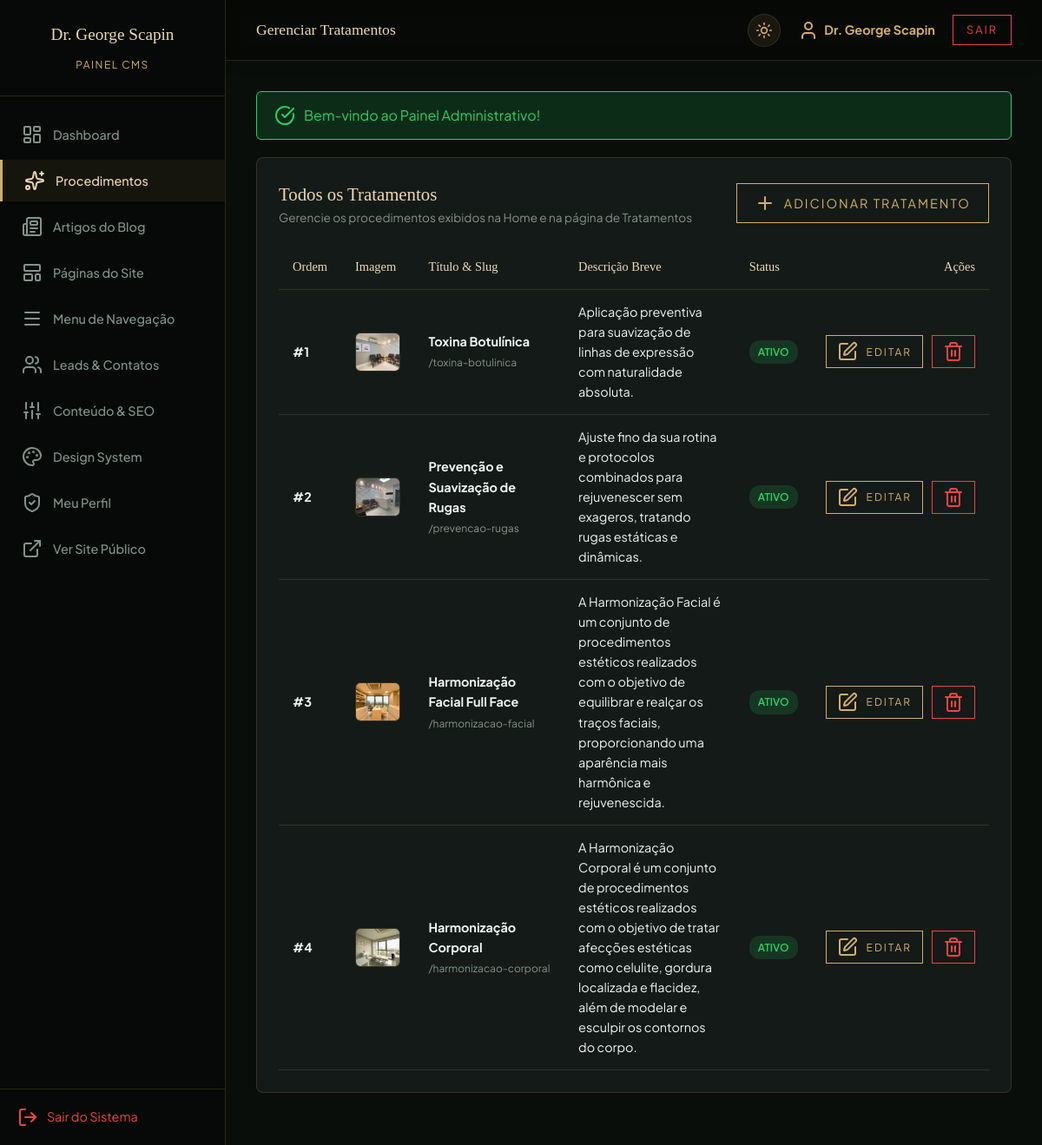
Screenshot of /admin/procedures (signed in) with the database file from the repository.
### tables this page shows
CREATE TABLE `procedures` (
  `id` int NOT NULL AUTO_INCREMENT,
  `title` varchar(255) NOT NULL,
  `slug` varchar(255) NOT NULL,
  `short_description` text NOT NULL,
  `full_description` text,
  `image_url` varchar(255) DEFAULT NULL,
  `icon_name` varchar(50) DEFAULT 'sparkles',
  `sort_order` int DEFAULT '0',
  `is_active` tinyint(1) DEFAULT '1',
  `created_at` datetime DEFAULT CURRENT_TIMESTAMP,
  `updated_at` datetime DEFAULT CURRENT_TIMESTAMP ON UPDATE CURRENT_TIMESTAMP,
  PRIMARY KEY (`id`),
  UNIQUE KEY `slug` (`slug`)
);

### app/Presentation/Controllers/AdminController.php (called while the page is built, shortened)
<?php
class AdminController
{
    private PDOProcedureRepository $procedureRepo;
    public function __construct()
    {
        $this->procedureRepo = new PDOProcedureRepository();
    }
    public function procedures(): void
    {
        $page = max(1, (int)($_GET['page'] ?? 1));
        $perPage = 5;
        $pagination = $this->procedureRepo->getPaginated($page, $perPage, false);
        $procedures = $pagination['data'];
        require admin_view_path('procedures');
    }
}

### app/helpers.php (called while the page is built, shortened)
<?php
if (!function_exists('asset')) {
    function asset(string $path): string {
        $path = ltrim($path, '/');
        return '/' . $path;
    }
}
if (!function_exists('url')) {
    function url(string $path = ''): string {
        $path = ltrim($path, '/');
        return '/' . $path;
    }
}

### config/database.php (called while the page is built)
<?php
return [
    'driver' => getenv('DB_CONNECTION') ?: 'mysql',
    'host' => getenv('DB_HOST') ?: '127.0.0.1',
    'port' => (int)(getenv('DB_PORT') ?: 3306),
    'database' => getenv('DB_DATABASE') ?: 'clinica_george',
    'username' => getenv('DB_USERNAME') ?: 'root',
    'password' => getenv('DB_PASSWORD') ?: '',
    'charset' => 'utf8mb4'
];

### app/Infrastructure/Database/Connection.php (called while the page is built, shortened)
<?php
class Connection
{
    private static ?PDO $instance = null;
    public static function getInstance(): PDO
    {
        if (self::$instance === null) {
            $config = require __DIR__ . '/../../../config/database.php';
            try {
                $driver = $config['driver'] ?? 'mysql';
                if ($driver === 'sqlite') {
                    $dbPath = $config['database'];
                    self::$instance = new PDO("sqlite:" . $dbPath, null, null, [
                        PDO::ATTR_ERRMODE => PDO::ERRMODE_EXCEPTION,
                        PDO::ATTR_DEFAULT_FETCH_MODE => PDO::FETCH_ASSOC,
                        PDO::ATTR_EMULATE_PREPARES => false
                    ]);
                    self::$instance->exec('PRAGMA foreign_keys = ON;');
                } else {
                    $dsn = "mysql:host={$config['host']};port={$config['port']};dbname={$config['database']};charset={$config['charset']}";
                    self::$instance = new PDO($dsn, $config['username'], $config['password'], [
                        PDO::ATTR_ERRMODE => PDO::ERRMODE_EXCEPTION,
                        PDO::ATTR_DEFAULT_FETCH_MODE => PDO::FETCH_ASSOC,
                        PDO::ATTR_EMULATE_PREPARES => false,
                        PDO::MYSQL_ATTR_INIT_COMMAND => "SET NAMES utf8mb4"
                    ]);
                }
            } catch (PDOException $e) {
                die("Erro na conexão com o banco de dados MySQL: " . $e->getMessage());
            }
        }
        return self::$instance;
    }
}

### app/Infrastructure/Repositories/PDOProcedureRepository.php (called while the page is built, shortened)
<?php
class PDOProcedureRepository
{
    private PDO $pdo;
    public function __construct()
    {
        $this->pdo = Connection::getInstance();
    }
    public function getPaginated(int $page = 1, int $perPage = 5, bool $onlyActive = false): array
    {
        try {
            $page = max(1, $page);
            $offset = ($page - 1) * $perPage;
            $countSql = "SELECT COUNT(*) as total FROM procedures";
            $countStmt = $this->pdo->query($countSql);
            $total = (int)($countStmt ? ($countStmt->fetch()['total'] ?? 0) : 0);
            $lastPage = (int)ceil($total / $perPage);
            $sql = "SELECT * FROM procedures";
            $sql .= " ORDER BY sort_order ASC, id ASC LIMIT :limit OFFSET :offset";
            $stmt = $this->pdo->prepare($sql);
            $stmt->bindValue(':limit', $perPage, PDO::PARAM_INT);
            $stmt->bindValue(':offset', $offset, PDO::PARAM_INT);
            $stmt->execute();
            $data = $stmt->fetchAll();
            return [
                'data' => $data,
                'total' => $total,
                'current_page' => $page,
                'per_page' => $perPage,
                'last_page' => max(1, $lastPage)
            ];
        } catch (\Throwable $e) {
            return ['data' => [], 'total' => 0, 'current_page' => 1, 'per_page' => $perPage, 'last_page' => 1];
        }
    }
}

### admin/views/procedures.php (the view, shortened to what this page needs)
<div class="admin-card">
  <div style="display: flex; justify-content: space-between; align-items: center; margin-bottom: 20px;">
    <div>
      <h3 style="color: var(--gold-light); font-size: 1.3rem;">Todos os Tratamentos</h3>
      <p style="color: var(--text-muted); font-size: 0.85rem;">Gerencie os procedimentos exibidos na Home e na página de Tratamentos</p>
    </div>
    <a href="<?= url('/admin/procedures/create') ?>" class="btn-primary" style="padding: 10px 20px;">
      <i data-lucide="plus" size="16"></i> Adicionar Tratamento
    </a>
  </div>
  <table class="admin-table">
    <thead>
      <tr>
        <th>Ordem</th>
        <th>Imagem</th>
        <th>Título & Slug</th>
        <th>Descrição Breve</th>
        <th>Status</th>
        <th style="text-align: right;">Ações</th>
      </tr>
    </thead>
    <tbody>
      <?php foreach ($procedures as $p): ?>
        <tr>
          <td><strong>#<?= $p['sort_order'] ?></strong></td>
          <td>
            <?php if (!empty($p['image_url'])): ?>
              <img src="<?= asset($p['image_url']) ?>" style="width: 65px; height: 45px; object-fit: cover; border-radius: 6px; border: 1px solid var(--card-border); display: block;">
            <?php endif; ?>
          </td>
          <td>
            <strong><?= htmlspecialchars($p['title']) ?></strong><br>
            <small style="color: var(--text-muted); font-size: 0.75rem;">/<?= htmlspecialchars($p['slug']) ?></small>
          </td>
          <td style="max-width: 320px;"><?= htmlspecialchars($p['short_description']) ?></td>
          <td>
            <span class="badge <?= $p['is_active'] ? 'badge-success' : 'badge-muted' ?>">
              <?= $p['is_active'] ? 'Ativo' : 'Inativo' ?>
            </span>
          </td>
          <td style="text-align: right;">
            <div style="display: inline-flex; gap: 10px;">
              <a href="<?= url('/admin/procedures/edit/' . $p['id']) ?>" class="btn-primary" style="padding: 6px 12px; font-size: 0.75rem;">
                <i data-lucide="edit" size="14"></i> Editar
              </a>
              <button type="button" onclick="openConfirmModal({
                title: 'Excluir Procedimento?',
                message: 'Tem certeza que deseja excluir o tratamento <strong><?= htmlspecialchars(addslashes($p['title'])) ?></strong>? A imagem e todos os dados associados serão removidos permanentemente.',
                actionUrl: '<?= url('/admin/procedures/delete/' . $p['id']) ?>',
                btnText: '<i data-lucide=\'trash-2\' size=\'15\'></i> Sim, Excluir Procedimento'
              })" class="btn-primary" style="padding: 6px 12px; font-size: 0.75rem; border-color: #ef4444; color: #ef4444;" title="Excluir Tratamento">
                <i data-lucide="trash-2" size="14"></i>
              </button>
            </div>
          </td>
        </tr>
      <?php endforeach; ?>
    </tbody>
  </table>
</div>
<?php
require __DIR__ . '/../layouts/admin_layout.php';
?>

### public/assets/css/style.css (style rules this page uses)
:root { --bg-color: #060907; --bg-light: #121814; --bg-input: #1a221c; --gold-primary: #C5A059; --gold-light: #E0C38C; --text-main: #F4F4F4; --text-muted: #A0A0A0; --header-bg: rgba(6, 9, 7, 0.95); --header-border: rgba(197, 160, 89, 0.15); --hero-overlay-start: rgba(6,9,7,0.4); --hero-overlay-end: rgba(6,9,7,0.9); --page-header-bg: linear-gradient(to bottom, #121814 0%, #060907 100%); --card-border: rgba(197, 160, 89, 0.1); --card-border-hover: rgba(197, 160, 89, 0.4); --card-bg: #121814; --hero-bg-image: url('./assets/hero.png'); --logo-filter: invert(86%) sepia(18%) saturate(687%) hue-rotate(345deg) brightness(97%) contrast(89%); --font-serif: 'Playfair Display', serif; --font-sans: 'Montserrat', sans-serif; }
* { margin: 0; padding: 0; box-sizing: border-box; }
body { background-color: var(--bg-color); color: var(--text-main); font-family: var(--font-sans); line-height: 1.6; -webkit-font-smoothing: antialiased; overflow-x: hidden; transition: background-color 0.4s ease, color 0.4s ease; }
h1, h2, h3, h4 { font-family: var(--font-serif); font-weight: 400; }
img { max-width: 100%; height: auto; display: block; }
.btn-primary { display: inline-flex; align-items: center; gap: 10px; padding: 15px 35px; background-color: transparent; color: var(--gold-primary); border: 1px solid var(--gold-primary); text-decoration: none; font-size: 0.9rem; letter-spacing: 2px; text-transform: uppercase; transition: all 0.3s; cursor: pointer; }

### public/assets/css/admin-design-system.css (style rules this page uses)
:root { --font-sans: 'Plus Jakarta Sans', -apple-system, BlinkMacSystemFont, "Segoe UI", Roboto, sans-serif; --font-serif: 'Playfair Display', Georgia, serif; --admin-sidebar-w: 260px; --admin-topbar-h: 68px; --radius-xs: 4px; --radius-sm: 8px; --radius-md: 12px; --radius-lg: 16px; --radius-xl: 24px; --radius-full: 9999px; --transition-fast: 0.15s cubic-bezier(0.4, 0, 0.2, 1); --transition-base: 0.25s cubic-bezier(0.4, 0, 0.2, 1); --transition-smooth: 0.35s cubic-bezier(0.4, 0, 0.2, 1); }
[data-theme="dark"] { --bg-app: #0d1210; --bg-surface: #141a17; --bg-surface-container: #1b231f; --bg-surface-container-high: #232c27; --bg-surface-variant: #28342e; --border-subtle: rgba(255, 255, 255, 0.08); --border-strong: rgba(255, 255, 255, 0.15); --card-border: rgba(197, 160, 89, 0.18); --text-main: #f1f5f3; --text-secondary: #c0ccc5; --text-muted: #82938a; --text-disabled: #54645b; --color-primary: #d4af65; --color-primary-hover: #e0c283; --color-primary-container: rgba(212, 175, 101, 0.15); --color-on-primary: #121814; --color-on-primary-container: #ecd8ae; --gold-primary: #d4af65; --gold-light: #ecd8ae; --bg-color: #0d1210; --bg-light: #141a17; --bg-input: #1b231f; --color-success: #10b981; --color-success-container: rgba(16, 185, 129, 0.15); --color-on-success: #064e3b; --color-error: #f43f5e; --color-error-container: rgba(244, 63, 94, 0.15); --color-on-error: #881337; --color-warning: #f59e0b; --color-warning-container: rgba(245, 158, 11, 0.15); --color-on-warning: #78350f; --color-info: #0ea5e9; --color-info-container: rgba(14, 165, 233, 0.15); --color-on-info: #075985; --elevation-1: 0px 1px 3px rgba(0, 0, 0, 0.4), 0px 1px 2px rgba(0, 0, 0, 0.6); --elevation-2: 0px 4px 12px rgba(0, 0, 0, 0.5); --elevation-3: 0px 8px 24px rgba(0, 0, 0, 0.6); }

### admin/layouts/admin_layout.php (style rules this page uses)
:root { --admin-sidebar-w: 260px; }
body { display: flex; min-height: 100vh; background: #090e0b; transition: background-color 0.3s ease, color 0.3s ease; }
.admin-card { background: var(--bg-light); border: 1px solid var(--card-border); border-radius: 8px; padding: 25px; margin-bottom: 25px; transition: background-color 0.3s ease, border-color 0.3s ease, box-shadow 0.3s ease; }
.admin-table { width: 100%; border-collapse: collapse; margin-top: 15px; }
.admin-table th, .admin-table td { padding: 14px 16px; text-align: left; border-bottom: 1px solid var(--card-border); font-size: 0.9rem; }
.admin-table th { color: var(--gold-light); font-family: var(--font-serif); font-weight: 500; }
.badge { display: inline-block; padding: 4px 10px; border-radius: 12px; font-size: 0.75rem; text-transform: uppercase; font-weight: 600; }
.badge-success { background: rgba(37, 211, 102, 0.15); color: #25D366; }

### rows the page displays
procedures: sort_order "1", image_url (picture), title "Toxina Botulínica", slug "toxina-botulinica", short_description "Aplicação preventiva para suavização de linhas de expressão com naturalidade absoluta.", is_active "ATIVO"
procedures: sort_order "2", image_url (picture), title "Prevenção e Suavização de Rugas", slug "prevencao-rugas", short_description "Ajuste fino da sua rotina e protocolos combinados para rejuvenescer sem exageros, tratando rugas estáticas e dinâmicas.", is_active "ATIVO"
procedures: sort_order "3", image_url (picture), title "Harmonização Facial Full Face", slug "harmonizacao-facial", short_description "A Harmonização Facial é um conjunto de procedimentos estéticos realizados com o objetivo de equilibrar e realçar os traços faciais, proporcionando uma aparência mais harmônica e rejuvenescida.", is_active "ATIVO"
procedures: sort_order "4", image_url (picture), title "Harmonização Corporal", slug "harmonizacao-corporal", short_description "A Harmonização Corporal é um conjunto de procedimentos estéticos realizados com o objetivo de tratar afecções estéticas como celulite, gordura localizada e flacidez, além de modelar e esculpir os contornos do corpo.", is_active "ATIVO"

### other values shown
$pageTitle "Gerenciar Tratamentos"
$user['name'] "Dr. George Scapin"
$msg "Bem-vindo ao Painel Administrativo!"
